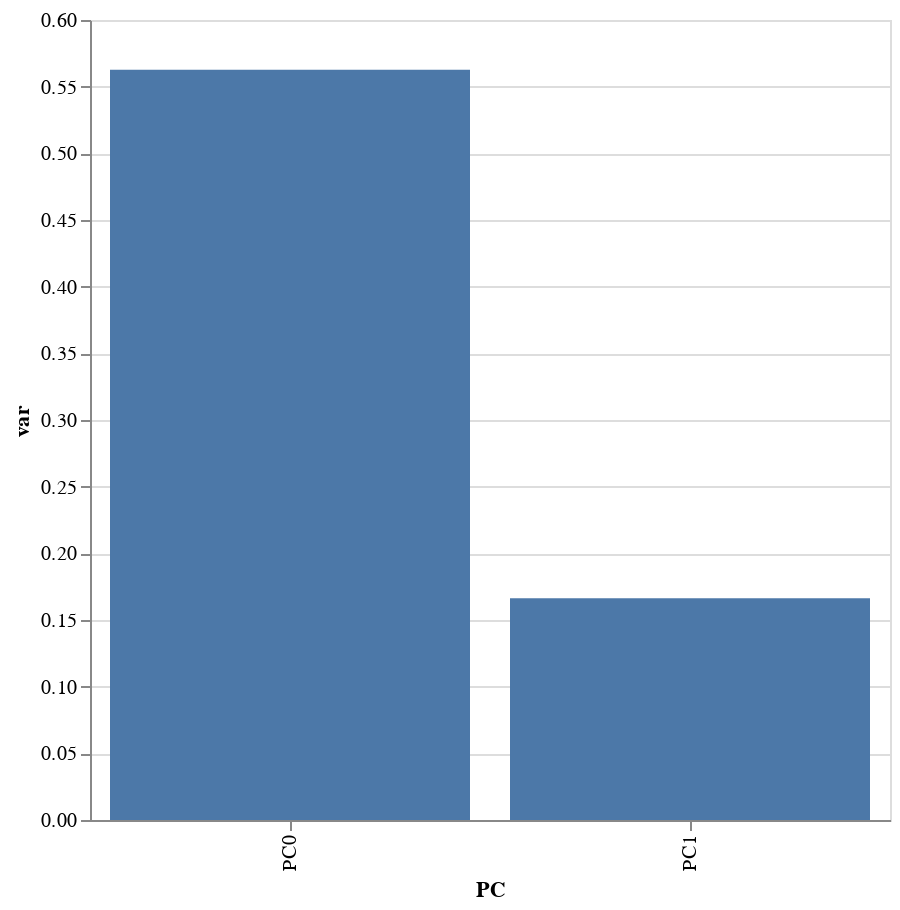

Notebook code cell kept with this figure:
### Code cell
#Plot these as a bar chart
alt.Chart(explained_variance).mark_bar().encode(
    x="PC",
    y="var"
).properties(width=400,height=400)

### Figure 1 — Vega-Lite specification as saved in the notebook (floating-point values rounded to 4 significant figures)
{"config": {"view": {"continuousWidth": 400, "continuousHeight": 300}}, "data": {"name": "data-63d4a7d09e6385ecc2481988679a598d"}, "mark": "bar", "encoding": {"x": {"field": "PC", "type": "nominal"}, "y": {"field": "var", "type": "quantitative"}}, "height": 400, "width": 400, "$schema": "https://vega.github.io/schema/vega-lite/v4.17.0.json", "datasets": {"data-63d4a7d09e6385ecc2481988679a598d": [{"var": 0.5626, "PC": "PC0"}, {"var": 0.1663, "PC": "PC1"}]}}
